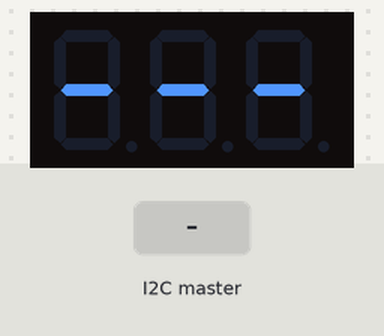
A sketch run on a simulated Arduino Uno, built with avr-gcc and run on an emulated ATmega328P. Shown: 3-digit seven-segment display. The test bench sets the inputs (shaded band).

Above: at 1.2 s.
1.3 s: the I2C master sends the byte 1
At 2.5 s:
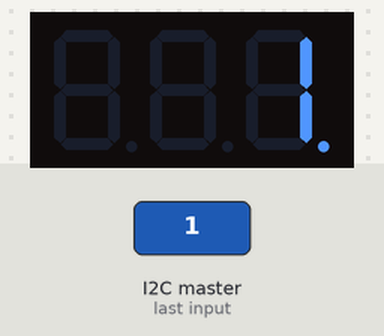
2.8 s: the I2C master sends the byte 0
At 3.9 s:
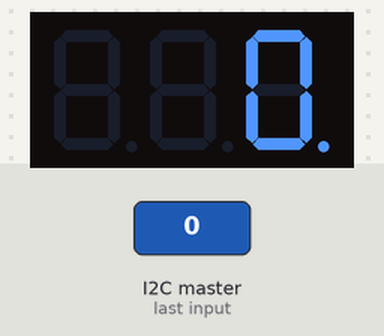
Timing chart, 0 to 5.8 s (numbered marks = the images above; inputs shaded):
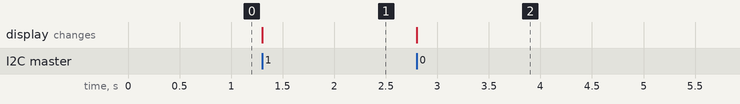

The sketch:

sevenSegmentSlaveArduino.ino
```cpp
#include <Wire.h>
#include "SevSeg.h"
#include "Common.h"

#define NUM_DIGITS 3

SevSeg sevSeg; //Instantiate a seven segment controller object

void setup() {
  byte digitPins[] = {A0, A1, A2};
  byte segmentPins[] = {5, 6, 7, 8, 9, 10, 11, 4};

  sevSeg.begin(COMMON_ANODE, NUM_DIGITS, digitPins, segmentPins);
  sevSeg.setBrightness(BAR_GRAPH_BRIGHTNESS);
  sevSeg.setNumber(SEVSEG_BLANK_CODE, 0);

  Wire.begin(I2C_ADDR_SEVSEG_2);
  Wire.onReceive(onI2CReceived);
}

void loop() {
  sevSeg.refreshDisplay();
}

void onI2CReceived(int numBytes) {
  byte byteArr[numBytes];
  for (int i = 0; i < numBytes; i++) {
    byteArr[i] = Wire.read();
  }

  displaySevSeg(&sevSeg, byteArrToInt(byteArr, numBytes));
}
```

Measured:
- after the input at 1.3 s, the display: changes at once (image 1)
- after the input at 2.8 s, the display: changes at once (image 2)
